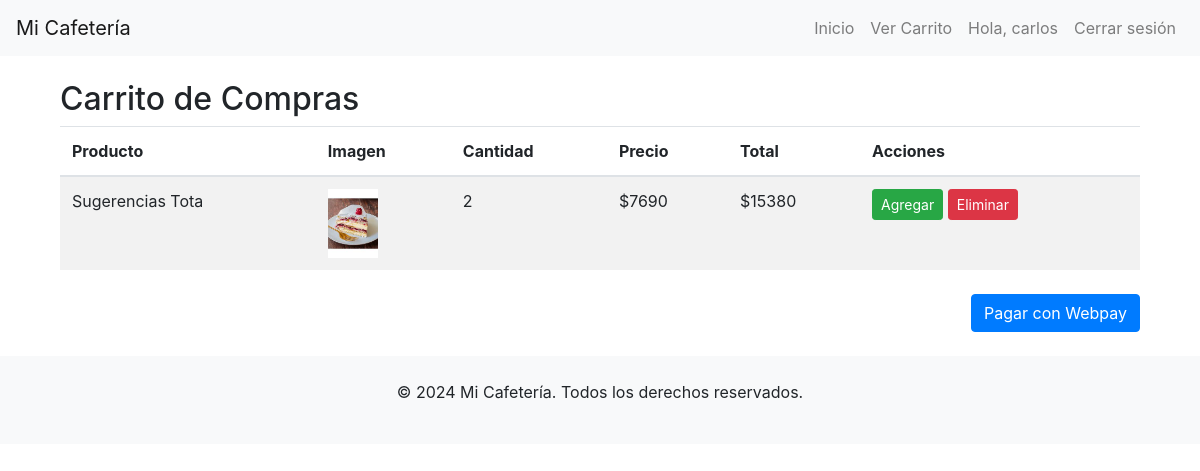
Screenshot of /carrito/ (signed in) with the database file from the repository.
### inventario/models.py (models this page shows, shortened)
class CustomUser(AbstractUser):
    USER_TYPE_CHOICES = (
        ('cliente', 'Cliente'),
        ('administrador', 'Administrador'),
        ('bodeguero', 'Bodeguero'),
    )
    user_type = models.CharField(max_length=15, choices=USER_TYPE_CHOICES, default='cliente')

class ElementoCarrito(models.Model):
    carrito = models.ForeignKey(Carrito, related_name='elementos', on_delete=models.CASCADE)
    producto = models.ForeignKey(Producto, on_delete=models.CASCADE)
    cantidad = models.PositiveIntegerField(default=1)
    def get_total_price(self):
        return self.cantidad * self.producto.precio

class Producto(models.Model):
    nombre = models.CharField(max_length=100)
    descripcion = models.TextField()
    foto = models.ImageField(upload_to='productos/')
    precio = models.DecimalField(max_digits=10, decimal_places=0)
    cantidad = models.DecimalField(max_digits=10, decimal_places=0)
    categoria = models.ForeignKey(Categoria, on_delete=models.CASCADE)

### inventario/views.py (the view)
# urls.py: path('carrito/', login_required(ver_carrito), name='ver_carrito'),
@login_required
def ver_carrito(request):
    carrito = get_object_or_404(Carrito, usuario=request.user)
    return render(request, 'ver_carrito.html', {'carrito': carrito})

### inventario/templates/ver_carrito.html (shortened to what this page needs)
{% extends 'base.html' %}
{% block content %}
<div class="container mt-4">
    <h2>Carrito de Compras</h2>
    {% if carrito.elementos.exists %}
    <table class="table table-striped">
        <thead>
            <tr>
                <th>Producto</th>
                <th>Imagen</th>
                <th>Cantidad</th>
                <th>Precio</th>
                <th>Total</th>
                <th>Acciones</th>
            </tr>
        </thead>
        <tbody>
            {% for elemento in carrito.elementos.all %}
            <tr>
                <td>{{ elemento.producto.nombre }}</td>
                <td><img src="{{ elemento.producto.foto.url }}" alt="{{ elemento.producto.nombre }}" style="width: 50px; height: auto;"></td>
                <td>{{ elemento.cantidad }}</td>
                <td>${{ elemento.producto.precio }}</td>
                <td>${{ elemento.get_total_price }}</td>
                <td>
                    <a href="{% url 'agregar_al_carrito' elemento.producto.id %}" class="btn btn-success btn-sm">Agregar</a>
                    <a href="{% url 'eliminar_del_carrito' elemento.producto.id %}" class="btn btn-danger btn-sm">Eliminar</a>
                </td>
            </tr>
            {% endfor %}
        </tbody>
    </table>
    <div class="text-right mt-4">
        <a href="{% url 'iniciar_pago' %}" class="btn btn-primary">Pagar con Webpay</a>
    </div>
    {% else %}
    <div class="text-center">
        <h3>Tu Carro está vacío</h3>
        <p>¡Aprovecha! Tenemos miles de productos en oferta y oportunidades únicas.</p>
        <a href="{% url 'home' %}" class="btn btn-dark">Ver ofertas</a>
    </div>
    {% endif %}
</div>
{% endblock %}

### inventario/templates/base.html (shortened to what this page needs)
<!DOCTYPE html>
<html lang="en">
<head>
    <link rel="stylesheet" href="https://stackpath.bootstrapcdn.com/bootstrap/4.5.2/css/bootstrap.min.css">
    {% load static %}
    <link rel="stylesheet" href="{% static 'css/styles.css' %}">
</head>
<body>
    <header>
        <nav class="navbar navbar-expand-lg navbar-light bg-light">
            <a class="navbar-brand" href="{% url 'home' %}">Mi Cafetería</a>
            <div class="collapse navbar-collapse" id="navbarNav">
                <ul class="navbar-nav ml-auto">
                    <li class="nav-item"><a class="nav-link" href="{% url 'home' %}">Inicio</a></li>
                    <li class="nav-item"><a class="nav-link" href="{% url 'ver_carrito' %}">Ver Carrito</a></li>
                    {% if user.is_authenticated %}
                        <li class="nav-item"><a class="nav-link" href="{% url 'info' %}">Hola, {{ user.username }}</a></li>
                        <li class="nav-item"><a class="nav-link" href="{% url 'logout' %}">Cerrar sesión</a></li>
                    {% else %}
                        <li class="nav-item"><a class="nav-link" href="{% url 'login' %}">Login</a></li>
                        <li class="nav-item"><a class="nav-link" href="{% url 'register' %}">Registro</a></li>
                    {% endif %}
                </ul>
            </div>
        </nav>
    </header>
    <main class="container mt-4">
        {% block content %}
        {% endblock %}
    </main>
    <footer class="bg-light text-center py-4 mt-4">
        <p>&copy; 2024 Mi Cafetería. Todos los derechos reservados.</p>
    </footer>
</body>
</html>

### inventario/static/css/styles.css (style rules this page uses)
.btn-primary { background-color: #007bff; border-color: #007bff; }

### rows the page displays
CustomUser: username "carlos"
ElementoCarrito: producto.nombre "Sugerencias Tota", producto.foto (picture), cantidad "2", producto.precio "7690", get_total_price "15380"
